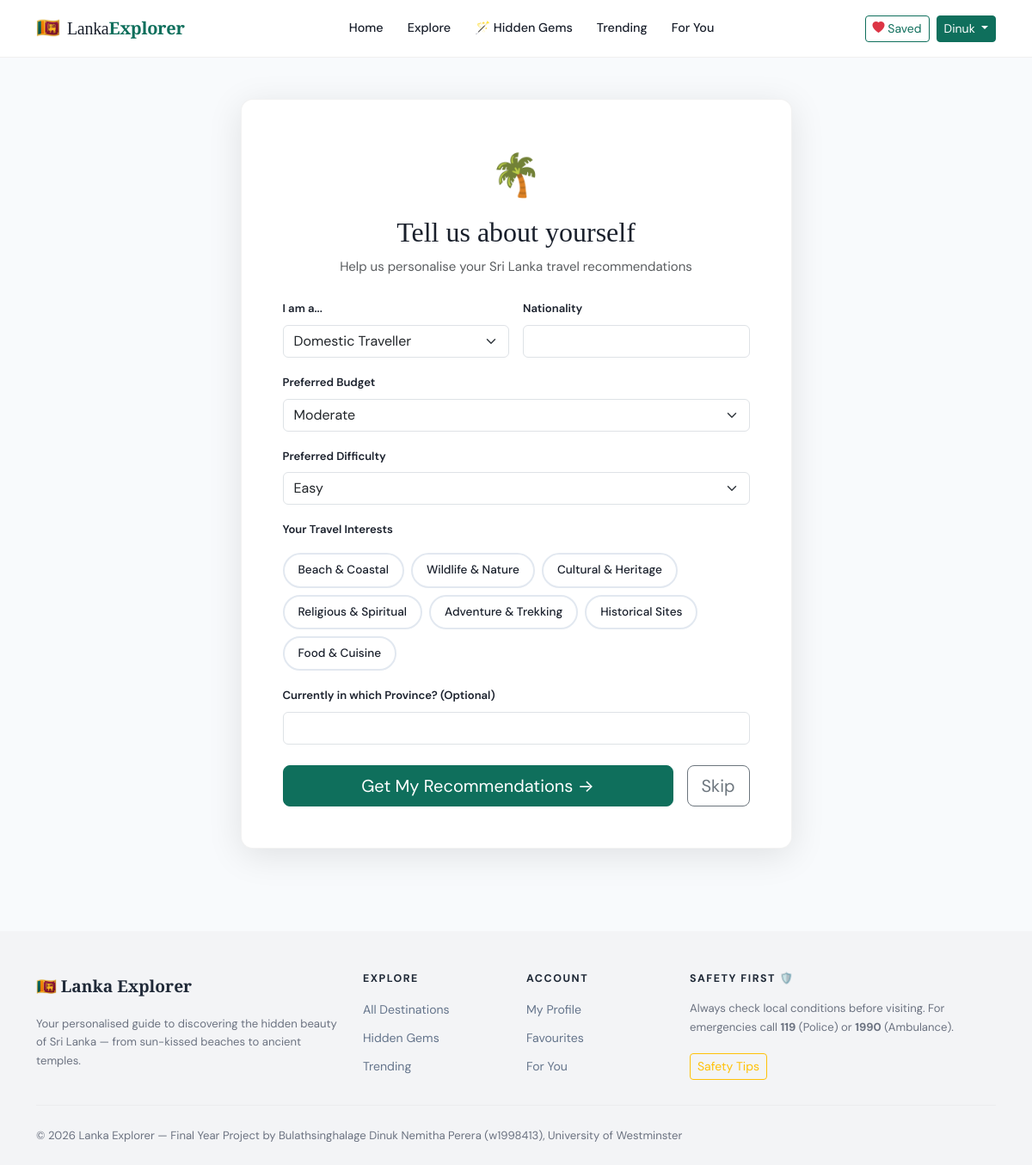
The app's page /accounts/setup/ (signed in) with its own data.
### accounts/models.py (models this page shows, shortened)
class UserProfile(models.Model):
    TRAVELLER_TYPE_CHOICES = [
        ('domestic', 'Domestic Traveller'),
        ('international', 'International Traveller'),
    ]
    INTEREST_CHOICES = [
        ('beach', 'Beach & Coastal'),
        ('wildlife', 'Wildlife & Nature'),
        ('cultural', 'Cultural & Heritage'),
        ('religious', 'Religious & Spiritual'),
        ('adventure', 'Adventure & Trekking'),
        ('historical', 'Historical Sites'),
        ('food', 'Food & Cuisine'),
    ]
    user = models.OneToOneField(User, on_delete=models.CASCADE, related_name='profile')
    bio = models.TextField(max_length=500, blank=True)
    avatar = models.ImageField(upload_to='avatars/', blank=True, null=True)
    traveller_type = models.CharField(max_length=20, choices=TRAVELLER_TYPE_CHOICES, default='domestic')
    nationality = models.CharField(max_length=100, blank=True)
    phone = models.CharField(max_length=20, blank=True)
    preferred_budget = models.CharField(max_length=20, blank=True)
    preferred_difficulty = models.CharField(max_length=20, blank=True)
    interests = models.CharField(max_length=500, blank=True, help_text='Comma-separated interests')
    current_province = models.CharField(max_length=100, blank=True)
    created_at = models.DateTimeField(auto_now_add=True)
    updated_at = models.DateTimeField(auto_now=True)

### accounts/views.py (the view)
# urls.py: path('setup/', views.setup_profile, name='setup_profile'),
@login_required
def setup_profile(request):
    profile = request.user.profile
    if request.method == 'POST':
        form = UserProfileForm(request.POST, request.FILES, instance=profile)
        if form.is_valid():
            form.save()
            messages.success(request, 'Profile set up! Now explore Sri Lanka 🌴')
            return redirect('recommendations:get_recommendations')
    else:
        form = UserProfileForm(instance=profile)
    return render(request, 'accounts/setup_profile.html', {'form': form})

### templates/accounts/setup_profile.html (shortened to what this page needs)
{% extends "base/base.html" %}
{% block content %}
<div class="container py-5">
  <div class="row justify-content-center">
    <div class="col-lg-7">
      <div class="auth-card p-4 p-lg-5">
        <div class="text-center mb-4">
          <div class="auth-logo">🌴</div>
          <h2>Tell us about yourself</h2>
          <p class="text-muted">Help us personalise your Sri Lanka travel recommendations</p>
        </div>
        <form method="POST" enctype="multipart/form-data" novalidate>
          <div class="row g-3">
            <div class="col-md-6">
              <label class="form-label fw-semibold small">I am a...</label>
              {{ form.traveller_type }}
            </div>
            <div class="col-md-6">
              <label class="form-label fw-semibold small">Nationality</label>
              {{ form.nationality }}
            </div>
            <div class="col-12">
              <label class="form-label fw-semibold small">Preferred Budget</label>
              {{ form.preferred_budget }}
            </div>
            <div class="col-12">
              <label class="form-label fw-semibold small">Preferred Difficulty</label>
              {{ form.preferred_difficulty }}
            </div>
            <div class="col-12">
              <label class="form-label fw-semibold small">Your Travel Interests</label>
              <div class="interests-grid mt-2">
                {% for choice_val, choice_label in form.interests_select.field.choices %}
                <label class="interest-chip">
                  <span>{{ choice_label }}</span>
                </label>
                {% endfor %}
              </div>
            </div>
            <div class="col-12">
              <label class="form-label fw-semibold small">Currently in which Province? (Optional)</label>
              {{ form.current_province }}
            </div>
          </div>
          <div class="mt-4 d-flex gap-3">
            <button type="submit" class="btn btn-primary btn-lg flex-grow-1">Get My Recommendations →</button>
            <a href="{% url 'core:home' %}" class="btn btn-outline-secondary btn-lg">Skip</a>
          </div>
        </form>
      </div>
    </div>
  </div>
</div>
{% endblock %}

### templates/base/base.html (shortened to what this page needs)
<!DOCTYPE html>
<html lang="en">
<head>
  <link href="https://cdn.jsdelivr.net/npm/bootstrap@5.3.2/dist/css/bootstrap.min.css" rel="stylesheet">
  <link href="https://cdn.jsdelivr.net/npm/bootstrap-icons@1.11.3/font/bootstrap-icons.css" rel="stylesheet">
  <link rel="stylesheet" href="https://unpkg.com/leaflet@1.9.4/dist/leaflet.css" />
  {% load static %}
  <link rel="stylesheet" href="{% static 'css/main.css' %}">
</head>
<body>
<nav class="navbar navbar-expand-lg sticky-top" id="mainNav">
  <div class="container">
    <a class="navbar-brand d-flex align-items-center gap-2" href="{% url 'core:home' %}">
      <span class="brand-icon">🇱🇰</span>
      <span class="brand-text">Lanka<strong>Explorer</strong></span>
    </a>
    <div class="collapse navbar-collapse" id="navMenu">
      <ul class="navbar-nav mx-auto gap-1">
        <li class="nav-item">
          <a class="nav-link {% if request.resolver_match.namespace == 'core' and request.resolver_match.url_name == 'home' %}active{% endif %}" href="{% url 'core:home' %}">Home</a>
        </li>
        <li class="nav-item">
          <a class="nav-link {% if request.resolver_match.namespace == 'destinations' %}active{% endif %}" href="{% url 'destinations:list' %}">Explore</a>
        </li>
        <li class="nav-item">
          <a class="nav-link" href="{% url 'destinations:hidden_gems' %}">🪄 Hidden Gems</a>
        </li>
        <li class="nav-item">
          <a class="nav-link" href="{% url 'recommendations:popular' %}">Trending</a>
        </li>
        {% if user.is_authenticated %}
        <li class="nav-item">
          <a class="nav-link" href="{% url 'recommendations:get_recommendations' %}">For You</a>
        </li>
        {% endif %}
      </ul>
      <div class="d-flex align-items-center gap-2">
        {% if user.is_authenticated %}
          <a href="{% url 'destinations:favourites' %}" class="btn btn-sm btn-outline-primary">
            <i class="bi bi-heart-fill text-danger"></i> Saved
          </a>
          <div class="dropdown">
            <button class="btn btn-sm btn-primary dropdown-toggle" data-bs-toggle="dropdown">
              {{ user.first_name|default:user.username }}
            </button>
          </div>
        {% else %}
          <a href="{% url 'accounts:login' %}" class="btn btn-sm btn-outline-secondary">Login</a>
          <a href="{% url 'accounts:register' %}" class="btn btn-sm btn-primary">Sign Up Free</a>
        {% endif %}
      </div>
    </div>
  </div>
</nav>
<main>
  {% block content %}{% endblock %}
</main>
<footer class="site-footer mt-5">
  <div class="container">
    <div class="row gy-4">
      <div class="col-lg-4">
        <div class="footer-brand mb-3">🇱🇰 <strong>Lanka Explorer</strong></div>
        <p class="text-muted small">Your personalised guide to discovering the hidden beauty of Sri Lanka — from sun-kissed beaches to ancient temples.</p>
      </div>
      <div class="col-lg-2 col-6">
        <h6 class="footer-heading">Explore</h6>
        <ul class="list-unstyled footer-links">
          <li><a href="{% url 'destinations:list' %}">All Destinations</a></li>
          <li><a href="{% url 'destinations:hidden_gems' %}">Hidden Gems</a></li>
          <li><a href="{% url 'recommendations:popular' %}">Trending</a></li>
        </ul>
      </div>
      <div class="col-lg-2 col-6">
        <h6 class="footer-heading">Account</h6>
        <ul class="list-unstyled footer-links">
          {% if user.is_authenticated %}
          <li><a href="{% url 'accounts:profile' %}">My Profile</a></li>
          <li><a href="{% url 'destinations:favourites' %}">Favourites</a></li>
          <li><a href="{% url 'recommendations:get_recommendations' %}">For You</a></li>
          {% else %}
          <li><a href="{% url 'accounts:register' %}">Register</a></li>
          <li><a href="{% url 'accounts:login' %}">Login</a></li>
          {% endif %}
        </ul>
      </div>
      <div class="col-lg-4">
        <h6 class="footer-heading">Safety First 🛡️</h6>
        <p class="text-muted small">Always check local conditions before visiting. For emergencies call <strong>119</strong> (Police) or <strong>1990</strong> (Ambulance).</p>
        <a href="{% url 'core:safety' %}" class="btn btn-sm btn-outline-warning mt-1">Safety Tips</a>
      </div>
    </div>
    <hr class="my-4">
    <div class="d-flex flex-wrap justify-content-between align-items-center gap-2">
      <p class="text-muted small mb-0">© 2026 Lanka Explorer — Final Year Project by Bulathsinghalage Dinuk Nemitha Perera (w1998413), University of Westminster</p>    </div>
  </div>
</footer>
{% load static %}
</body>
</html>

### static/css/main.css (style rules this page uses)
:root { --primary: #0f6f5c; --primary-light: #16a086; --primary-dark: #0a4f41; --accent: #f59e0b; --accent-dark: #d97706; --danger: #e53e3e; --text: #1a202c; --text-muted: #718096; --bg: #f8fafc; --white: #ffffff; --card-shadow: 0 4px 20px rgba(0,0,0,0.08); --card-shadow-hover: 0 12px 40px rgba(0,0,0,0.15); --radius: 14px; --radius-sm: 8px; --transition: all 0.25s ease; --font-display: 'Playfair Display', Georgia, serif; --font-body: 'DM Sans', -apple-system, sans-serif; }
*, *::before, *::after { box-sizing: border-box; }
html { scroll-behavior: smooth; }
body { font-family: var(--font-body); color: var(--text); background: var(--bg); font-size: 15px; line-height: 1.65; }
h1, h2, h3 { font-family: var(--font-display); }
a { color: var(--primary); text-decoration: none; transition: var(--transition); }
#mainNav { background: rgba(255,255,255,0.97); backdrop-filter: blur(12px); border-bottom: 1px solid rgba(0,0,0,0.06); padding: 0.6rem 0; transition: box-shadow 0.3s ease; z-index: 1000; }
.brand-icon { font-size: 1.4rem; }
.brand-text { font-family: var(--font-display); font-size: 1.25rem; color: var(--text); letter-spacing: -0.3px; }
.brand-text strong { color: var(--primary); }
.nav-link { font-weight: 500; font-size: 0.9rem; color: var(--text) !important; padding: 0.4rem 0.75rem !important; border-radius: var(--radius-sm); transition: var(--transition); }
.btn-primary { background: var(--primary); border-color: var(--primary); }
.btn-outline-primary { color: var(--primary); border-color: var(--primary); }
.auth-card { background: white; border-radius: var(--radius); padding: 2.5rem; box-shadow: 0 8px 40px rgba(0,0,0,0.1); border: 1px solid rgba(0,0,0,0.05); }
.auth-logo { font-size: 3rem; margin-bottom: 0.5rem; }
.interests-grid { display: flex; flex-wrap: wrap; gap: 8px; }
.interest-chip span { display: inline-block; padding: 7px 16px; border: 2px solid #e2e8f0; border-radius: 50px; font-size: 0.85rem; font-weight: 500; cursor: pointer; transition: var(--transition); color: var(--text); background: white; }
.site-footer { background: #f3f4f6; color: #4b5563; padding: 3rem 0 1.5rem; }
.footer-brand { font-size: 1.2rem; color: #1f2937; font-family: var(--font-display); }
.footer-heading { font-size: 0.78rem; text-transform: uppercase; letter-spacing: 1.5px; color: #1f2937; font-weight: 700; margin-bottom: 1rem; }
.footer-links { list-style: none; padding: 0; margin: 0; }
.footer-links li { margin-bottom: 0.5rem; }
.footer-links a { color: #64748b; font-size: 0.88rem; }
.site-footer .text-muted { color: #6b7280 !important; }
.site-footer hr { border-color: rgba(0, 0, 0, 0.12); }

### records on screen
UserProfile: traveller_type "Domestic Traveller", preferred_budget "Moderate", preferred_difficulty "Easy"

### other values on screen
{{ user.first_name|default:user.username }} "Dinuk"
{{ choice_label }} "Beach & Coastal" "Wildlife & Nature" "Cultural & Heritage" "Religious & Spiritual" "Adventure & Trekking" "Historical Sites" "Food & Cuisine"
